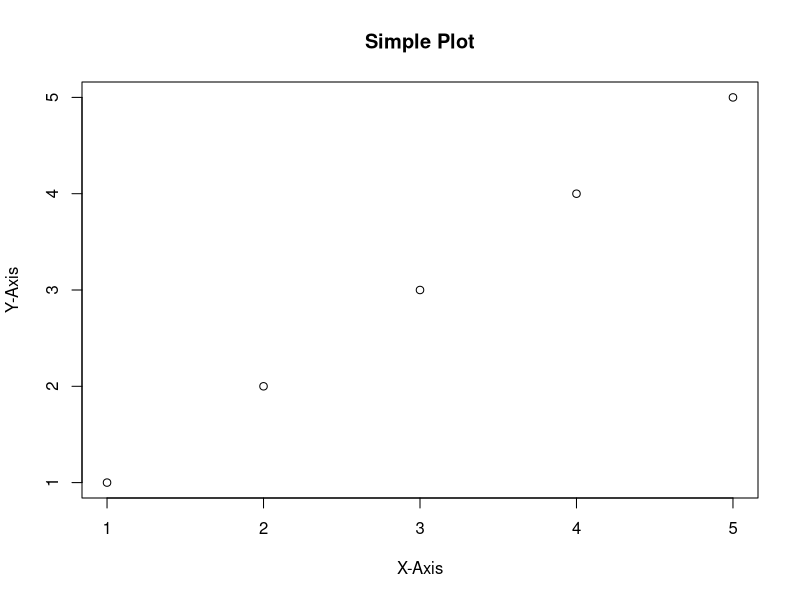

Reproduce this figure in R.
## ---- chunk 1
# Basic scatter plot
x <- c(1, 2, 3, 4, 5)  # X-axis values
y <- c(1, 2, 3, 4, 5)  # Y-axis values

plot(x, y, main = "Simple Plot", xlab = "X-Axis", ylab = "Y-Axis")
